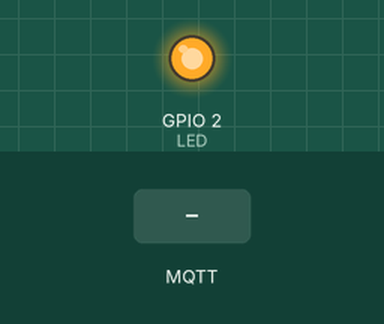
This sketch was run on a simulated ESP32. On the bench: output pins drawn as LEDs (lit = HIGH). Inputs (shaded band) come from the test bench. WiFi joins after 1.5 s; servers stay silent unless stated; random numbers use the default seed unless the sketch sets one; no MQTT or app messages arrive unless stated; what the sketch prints to the serial monitor is not drawn.

Above: at 2.7 s.
2.8 s: MQTT message "on" arrives on the first subscribed topic
At 3.7 s:
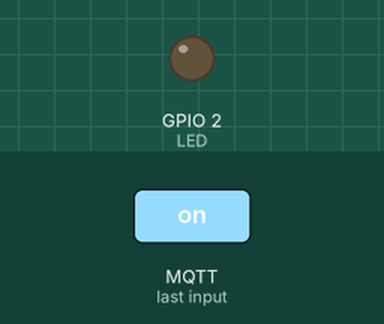
6.5 s: MQTT message "off" arrives on the first subscribed topic
At 7.6 s:
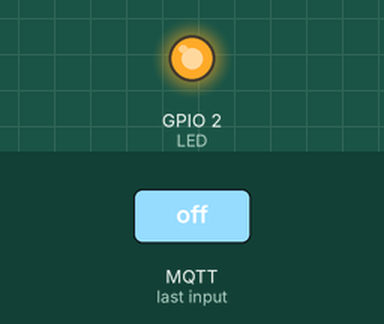
Timing chart, 0 to 9.5 s (numbered marks = the images above; inputs shaded):
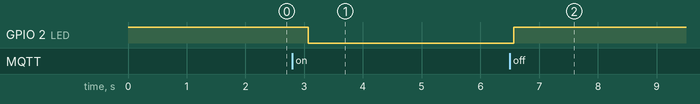

Measured:
- after the input at 2.8 s, GPIO 2 (LED): HIGH → LOW after 0.27 s
- after the input at 6.5 s, GPIO 2 (LED): LOW → HIGH after 0.07 s

The sketch:

esp32_mqtt_setup.ino
```cpp
#include <WiFi.h>
#include <WebServer.h>
#include <PubSubClient.h>
#define LED (2)
#define MAX_MSG_LEN (128)

//wifi config
const char* ssid = "WIFI_SSID";
const char* password = "WIFI_PASSWORD";

// MQTT Configuration
//const char *serverHostname = "your MQTT server hostname";
const IPAddress serverIPAddress(192, 168, 1, 9);

// the topic we want to use
const char *topic = "test/message";

//create the MQTT and WIFI stacks
WiFiClient espClient;
PubSubClient client(espClient);

// connect to wifi
void connectWifi() {
  delay(10);
  // Connecting to a WiFi network
  Serial.printf("\nConnecting to %s\n", ssid);
  WiFi.begin(ssid, password);
  while (WiFi.status() != WL_CONNECTED) {
    delay(250);
    Serial.print(".");
  }
  Serial.println("");
  Serial.print("WiFi connected on IP address ");
  Serial.println(WiFi.localIP());
}

// connect to MQTT server
void connectMQTT() {
  // Wait until we're connected
  while (!client.connected()) {
    // Create a random client ID
    String clientId = "ESP8266-";
    clientId += String(random(0xffff), HEX);
    Serial.printf("MQTT connecting as client %s...\n", clientId.c_str());
    // Attempt to connect
    if (client.connect(clientId.c_str())) {
      Serial.println("MQTT connected");
      // Once connected, publish an announcement...
      client.publish(topic, "hello from ESP8266");
      // ... and resubscribe
      client.subscribe(topic);
    } else {
      Serial.printf("MQTT failed, state %s, retrying...\n", client.state());
      // Wait before retrying
      delay(2500);
    }
  }
}

void callback(char *msgTopic, byte *msgPayload, unsigned int msgLength) {
  // copy payload to a static string
  static char message[MAX_MSG_LEN+1];
  if (msgLength > MAX_MSG_LEN) {
    msgLength = MAX_MSG_LEN;
  }
  strncpy(message, (char *)msgPayload, msgLength);
  message[msgLength] = '\0';

  Serial.printf("topic %s, message received: %s\n", topic, message);

  // decode message
  if (strcmp(message, "off") == 0) {
    setLedState(false);
  } else if (strcmp(message, "on") == 0) {
    setLedState(true);
  }
}

void setLedState(boolean state) {
  // LED logic is inverted, low means on
  digitalWrite(LED, !state);
}

void setup() {
  // LED pin as output
  pinMode(LED, OUTPUT);
  digitalWrite(LED, HIGH);
  // Configure serial port for debugging
  Serial.begin(115200);
  // Initialise wifi connection - this will wait until connected
  connectWifi();
  // connect to MQTT server
  client.setServer(serverIPAddress, 1883);
  client.setCallback(callback);
}

void loop() {
    if (!client.connected()) {
      connectMQTT();
    }
    // this is ESSENTIAL!
    client.loop();

    // check for message and send if available
    if(Serial.available()) {
      String msg = "";
      msg += Serial.read();
      char msgBuf[1000];
      msg.toCharArray(msgBuf, 100);
      Serial.printf("Trying to send: \"%s\"\n", msgBuf);
      client.publish(topic, msgBuf);
    }

    // idle
    delay(500);
}
```
